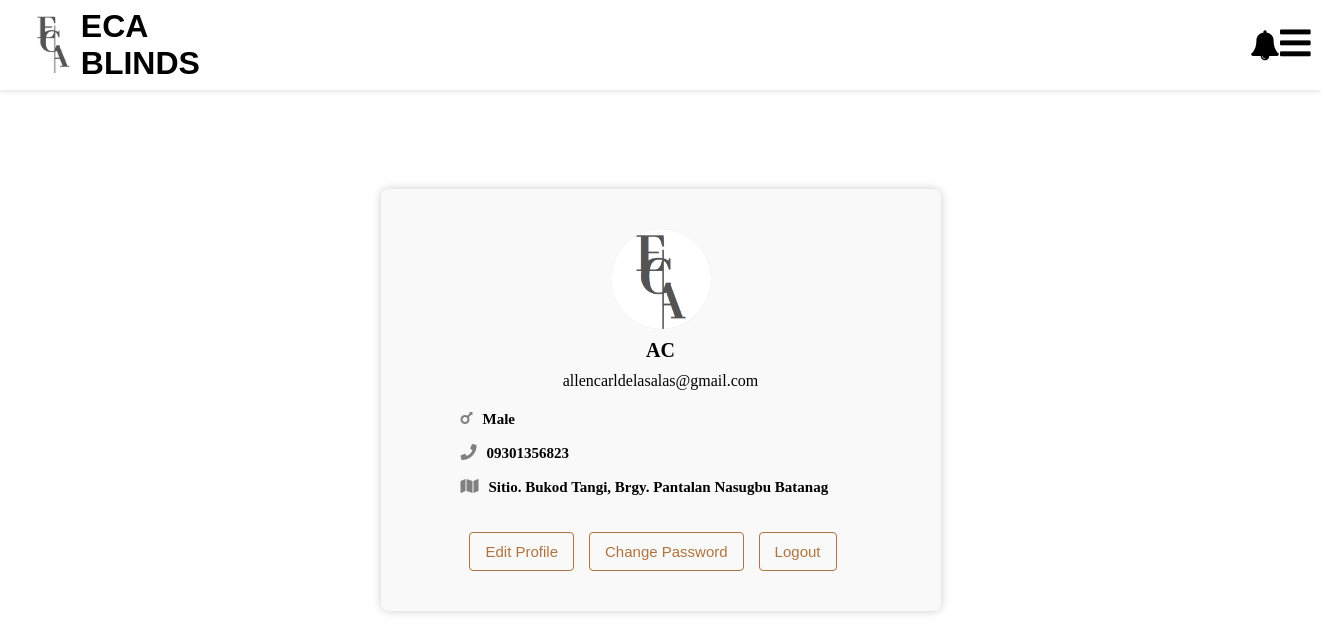
The app's page /profile.php (signed in) with its own data.
### tables this page shows
CREATE TABLE `user` (
  `id` bigint(20) NOT NULL,
  `user_id` bigint(20) NOT NULL,
  `name` varchar(255) NOT NULL,
  `email` varchar(255) NOT NULL,
  `gender` varchar(255) NOT NULL,
  `contact` varchar(255) NOT NULL,
  `address` varchar(255) NOT NULL,
  `password` varchar(255) NOT NULL,
  `privilege` varchar(255) NOT NULL
);

### function.php (called while the page is built, shortened)
<?php
function check_login($con)
{
    $user_data = array();
    if (isset($_SESSION['user_id'])) {
        $id = $_SESSION['user_id'];
        $query = "SELECT * FROM user WHERE user_id = '$id' LIMIT 1";
        $result = mysqli_query($con, $query);
        if ($result && mysqli_num_rows($result) > 0) {
            $user_data = mysqli_fetch_assoc($result);
        }
    }
    $profile_link = isset($_SESSION['user_id']) ? "profile.php" : "login.php";
    return array('user_data' => $user_data, 'profile_link' => $profile_link);
}

### auth.php (called while the page is built, shortened)
<?php
include ("connection.php");
include ("function.php");
$check_login_result = check_login($con);
$user_data = $check_login_result['user_data'];
?>

### profile.php (the view, shortened to what this page needs)
<?php
include ("auth.php");
?>
<!DOCTYPE html>
<html>
<head>
    <link rel="stylesheet" href="https://cdnjs.cloudflare.com/ajax/libs/font-awesome/5.15.4/css/all.min.css">
</head>
<header>
    <link rel="stylesheet" href="https://cdnjs.cloudflare.com/ajax/libs/font-awesome/4.7.0/css/font-awesome.min.css">
    <a href="" class="head-logo"><img src="img/ecalogo.png" alt=""></a>
    <h1 class="bus-name">ECA BLINDS</h1>
    <a href="notif.php"><i class="fa fa-bell" aria-hidden="true" id="noti_number" style="color: black;"></i></a>
    <a href="" id="menuBtn" class="menu-icon"><i class="fas fa-bars"></i></a>
</header>
<body>
<body>
    <div id="profileDetails">
        <div class="profile-image"><img class="profile-image" src="img/Logo.png"></div>
        <div class="profile-details-container">
            <div class="profile-name">
            <div class="info-value"><?php echo $user_data['name']; ?></div>
            </div>
            <div class="profile-email">
            <div class="info-value"><?php echo $user_data['email']; ?></div>
            </div>
                <div class="profile-details">
                <div class="info-Gvalue"><i class="fas fa-mars"></i><?php echo $user_data['gender']; ?></div>
                <div class="info-value"><i class="fas fa-phone"></i><?php echo $user_data['contact']; ?></div>
                <div class="info-value"><i class="fas fa-map"></i><?php echo $user_data['address']; ?></div>
                </div>
            </div>
            <div class="profile-buttons">
            <a href="editprof.php">
                <button>Edit Profile</button>
            </a>
            <a href="cpass.php">
                <button>Change Password</button>
            </a>
                <a href="logout.php">
                <button>Logout</button>
                </a>
            </div>
        </div>
</body>
</body>
    </html>

### profile.php (style rules this page uses)
* { margin: 0; padding: 0; text-decoration: none; transition: all 0.3s ease; }
header { height: 60px; display: flex; align-items: center; padding: 15px; background-color: #fff; box-shadow: 0 2px 5px rgba(0, 0, 0, 0.1); }
body { background-image: url('img/pic3.png'); background-size: cover; background-repeat: no-repeat; }
.head-logo img { height: 60px; margin-left: 20px; margin-right: 10px; }
.bus-name { margin-right: 4h0px; font-family: 'Gill Sans', 'Gill Sans MT', Calibri, 'Trebuchet MS', sans-serif; }
.menu-icon { font-size: 35px; color: black; margin-left: auto; margin-right: 35px; }
a { color: inherit; display: inline-block; }
#profileDetails { position: fixed; top: 50%; left: 50%; transform: translate(-50%, -50%); background-color: #f9f9f9; border-radius: 8px; box-shadow: 0 0 10px rgba(0, 0, 0, 0.2); padding: 40px 80px; width: 400px; text-align: center; z-index: 2; }
#profileDetails i { margin-right: 10px; font-size: 16px; color: gray; margin-bottom: 8px; text-align: left; }
#profileDetails .profile-image { width: 100px; height: 100px; border-radius: 50%; margin: 0 auto; background-color: #ddd; margin-bottom: 10px; }
#profileDetails .profile-name { font-size: 20px; font-weight: bold; margin-bottom: 10px; }
#profileDetails .profile-email { font-size: 16px; margin-bottom: 20px; }
.profile-details { align-items: center; justify-content: center; }
.profile-details .info-value { text-align: left; margin-right: 10px; font-size: 15px; font-weight: bold; margin-bottom: 10px; }
.profile-details .info-Gvalue { text-align: left; margin-right: 10px; font-size: 15px; font-weight: bold; margin-bottom: 10px; text-transform: capitalize; }
#profileDetails .profile-details-container { display: flex; flex-direction: column; }
.profile-buttons { display: flex; justify-content: center; margin-top: 20px; }
.profile-buttons button { display: inline-block; padding: 10px 15px; font-size: 15px; color: #AF733F; background-color: transparent; border: 1px solid #AF733F; border-radius: 4px; text-decoration: none; cursor: pointer; transition: background-color 0.3s ease, color 0.3s ease; margin-right: 15px; }
#noti_number { margin-left: 1050px; font-size: 30px; }

### records on screen
user: name "AC", email "allencarldelasalas@gmail.com", gender "Male", contact "09301356823", address "Sitio. Bukod Tangi, Brgy. Pantalan Nasugbu Batanag"
